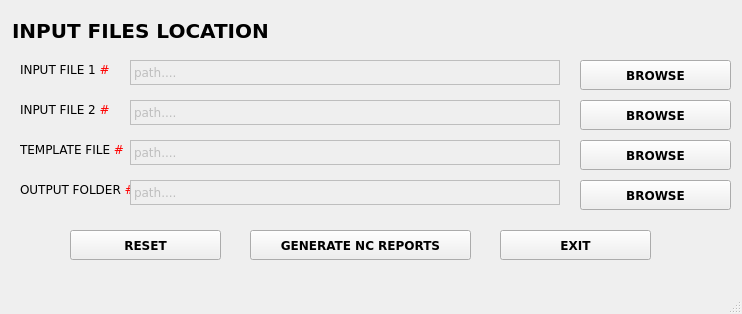
<?xml version="1.0" encoding="UTF-8"?>
<ui version="4.0">
 <class>MainWindow</class>
 <widget class="QMainWindow" name="MainWindow">
  <property name="geometry">
   <rect>
    <x>0</x>
    <y>0</y>
    <width>742</width>
    <height>314</height>
   </rect>
  </property>
  <property name="windowTitle">
   <string>CF34-TOOL</string>
  </property>
  <widget class="QWidget" name="centralwidget">
   <widget class="QLabel" name="label_45">
    <property name="geometry">
     <rect>
      <x>20</x>
      <y>100</y>
      <width>111</width>
      <height>20</height>
     </rect>
    </property>
    <property name="font">
     <font>
      <family>Verdana</family>
      <weight>50</weight>
      <bold>false</bold>
     </font>
    </property>
    <property name="text">
     <string>&lt;html&gt;&lt;head/&gt;&lt;body&gt;&lt;p&gt;INPUT FILE 2 &lt;span style=&quot; color:#ff0000;&quot;&gt;#&lt;/span&gt;&lt;/p&gt;&lt;/body&gt;&lt;/html&gt;</string>
    </property>
   </widget>
   <widget class="QLabel" name="label_51">
    <property name="geometry">
     <rect>
      <x>12</x>
      <y>20</y>
      <width>381</width>
      <height>21</height>
     </rect>
    </property>
    <property name="font">
     <font>
      <family>Verdana</family>
      <pointsize>15</pointsize>
      <weight>75</weight>
      <bold>true</bold>
     </font>
    </property>
    <property name="text">
     <string>INPUT FILES LOCATION</string>
    </property>
   </widget>
   <widget class="QLabel" name="label_48">
    <property name="geometry">
     <rect>
      <x>20</x>
      <y>60</y>
      <width>111</width>
      <height>20</height>
     </rect>
    </property>
    <property name="font">
     <font>
      <family>Verdana</family>
      <weight>50</weight>
      <bold>false</bold>
     </font>
    </property>
    <property name="text">
     <string>&lt;html&gt;&lt;head/&gt;&lt;body&gt;&lt;p&gt;INPUT FILE 1 &lt;span style=&quot; color:#ff0000;&quot;&gt;#&lt;/span&gt;&lt;/p&gt;&lt;/body&gt;&lt;/html&gt;</string>
    </property>
   </widget>
   <widget class="QPushButton" name="browse_input_file_1">
    <property name="geometry">
     <rect>
      <x>580</x>
      <y>60</y>
      <width>151</width>
      <height>30</height>
     </rect>
    </property>
    <property name="font">
     <font>
      <family>Verdana</family>
      <weight>75</weight>
      <bold>true</bold>
     </font>
    </property>
    <property name="text">
     <string>BROWSE</string>
    </property>
   </widget>
   <widget class="QPushButton" name="browse_input_file_2">
    <property name="geometry">
     <rect>
      <x>580</x>
      <y>100</y>
      <width>151</width>
      <height>30</height>
     </rect>
    </property>
    <property name="font">
     <font>
      <family>Verdana</family>
      <weight>75</weight>
      <bold>true</bold>
     </font>
    </property>
    <property name="text">
     <string>BROWSE</string>
    </property>
   </widget>
   <widget class="QLabel" name="input_file_1">
    <property name="enabled">
     <bool>false</bool>
    </property>
    <property name="geometry">
     <rect>
      <x>130</x>
      <y>60</y>
      <width>430</width>
      <height>25</height>
     </rect>
    </property>
    <property name="font">
     <font>
      <family>Verdana</family>
      <weight>50</weight>
      <bold>false</bold>
     </font>
    </property>
    <property name="frameShape">
     <enum>QFrame::Box</enum>
    </property>
    <property name="midLineWidth">
     <number>1</number>
    </property>
    <property name="text">
     <string>path....</string>
    </property>
    <property name="margin">
     <number>1</number>
    </property>
   </widget>
   <widget class="QLabel" name="input_file_2">
    <property name="enabled">
     <bool>false</bool>
    </property>
    <property name="geometry">
     <rect>
      <x>130</x>
      <y>100</y>
      <width>430</width>
      <height>25</height>
     </rect>
    </property>
    <property name="font">
     <font>
      <family>Verdana</family>
      <weight>50</weight>
      <bold>false</bold>
     </font>
    </property>
    <property name="frameShape">
     <enum>QFrame::Box</enum>
    </property>
    <property name="midLineWidth">
     <number>1</number>
    </property>
    <property name="text">
     <string>path....</string>
    </property>
    <property name="margin">
     <number>1</number>
    </property>
   </widget>
   <widget class="QLabel" name="input_ppt_file">
    <property name="enabled">
     <bool>false</bool>
    </property>
    <property name="geometry">
     <rect>
      <x>130</x>
      <y>140</y>
      <width>430</width>
      <height>25</height>
     </rect>
    </property>
    <property name="font">
     <font>
      <family>Verdana</family>
      <weight>50</weight>
      <bold>false</bold>
     </font>
    </property>
    <property name="frameShape">
     <enum>QFrame::Box</enum>
    </property>
    <property name="midLineWidth">
     <number>1</number>
    </property>
    <property name="text">
     <string>path....</string>
    </property>
    <property name="margin">
     <number>1</number>
    </property>
   </widget>
   <widget class="QPushButton" name="browse_input_ppt_file">
    <property name="geometry">
     <rect>
      <x>580</x>
      <y>140</y>
      <width>151</width>
      <height>30</height>
     </rect>
    </property>
    <property name="font">
     <font>
      <family>Verdana</family>
      <weight>75</weight>
      <bold>true</bold>
     </font>
    </property>
    <property name="text">
     <string>BROWSE</string>
    </property>
   </widget>
   <widget class="QLabel" name="label_49">
    <property name="geometry">
     <rect>
      <x>20</x>
      <y>140</y>
      <width>111</width>
      <height>20</height>
     </rect>
    </property>
    <property name="font">
     <font>
      <family>Verdana</family>
      <weight>50</weight>
      <bold>false</bold>
     </font>
    </property>
    <property name="text">
     <string>&lt;html&gt;&lt;head/&gt;&lt;body&gt;&lt;p&gt;TEMPLATE FILE &lt;span style=&quot; color:#ff0000;&quot;&gt;#&lt;/span&gt;&lt;/p&gt;&lt;/body&gt;&lt;/html&gt;</string>
    </property>
   </widget>
   <widget class="QPushButton" name="exit_app">
    <property name="geometry">
     <rect>
      <x>500</x>
      <y>230</y>
      <width>151</width>
      <height>30</height>
     </rect>
    </property>
    <property name="font">
     <font>
      <family>Verdana</family>
      <weight>75</weight>
      <bold>true</bold>
     </font>
    </property>
    <property name="text">
     <string>EXIT</string>
    </property>
   </widget>
   <widget class="QPushButton" name="reset_selections">
    <property name="geometry">
     <rect>
      <x>70</x>
      <y>230</y>
      <width>151</width>
      <height>30</height>
     </rect>
    </property>
    <property name="font">
     <font>
      <family>Verdana</family>
      <weight>75</weight>
      <bold>true</bold>
     </font>
    </property>
    <property name="text">
     <string>RESET</string>
    </property>
   </widget>
   <widget class="QPushButton" name="generate_ppt">
    <property name="geometry">
     <rect>
      <x>250</x>
      <y>230</y>
      <width>221</width>
      <height>30</height>
     </rect>
    </property>
    <property name="font">
     <font>
      <family>Verdana</family>
      <weight>75</weight>
      <bold>true</bold>
     </font>
    </property>
    <property name="text">
     <string>GENERATE NC REPORTS</string>
    </property>
   </widget>
   <widget class="QLabel" name="label_50">
    <property name="geometry">
     <rect>
      <x>20</x>
      <y>180</y>
      <width>111</width>
      <height>20</height>
     </rect>
    </property>
    <property name="font">
     <font>
      <family>Verdana</family>
      <weight>50</weight>
      <bold>false</bold>
     </font>
    </property>
    <property name="text">
     <string>&lt;html&gt;&lt;head/&gt;&lt;body&gt;&lt;p&gt;OUTPUT FOLDER &lt;span style=&quot; color:#ff0000;&quot;&gt;#&lt;/span&gt;&lt;/p&gt;&lt;/body&gt;&lt;/html&gt;</string>
    </property>
   </widget>
   <widget class="QPushButton" name="browse_output_folder">
    <property name="geometry">
     <rect>
      <x>580</x>
      <y>180</y>
      <width>151</width>
      <height>30</height>
     </rect>
    </property>
    <property name="font">
     <font>
      <family>Verdana</family>
      <weight>75</weight>
      <bold>true</bold>
     </font>
    </property>
    <property name="text">
     <string>BROWSE</string>
    </property>
   </widget>
   <widget class="QLabel" name="output_folder">
    <property name="enabled">
     <bool>false</bool>
    </property>
    <property name="geometry">
     <rect>
      <x>130</x>
      <y>180</y>
      <width>430</width>
      <height>25</height>
     </rect>
    </property>
    <property name="font">
     <font>
      <family>Verdana</family>
      <weight>50</weight>
      <bold>false</bold>
     </font>
    </property>
    <property name="frameShape">
     <enum>QFrame::Box</enum>
    </property>
    <property name="midLineWidth">
     <number>1</number>
    </property>
    <property name="text">
     <string>path....</string>
    </property>
    <property name="margin">
     <number>1</number>
    </property>
   </widget>
  </widget>
  <widget class="QMenuBar" name="menubar">
   <property name="geometry">
    <rect>
     <x>0</x>
     <y>0</y>
     <width>742</width>
     <height>21</height>
    </rect>
   </property>
  </widget>
  <widget class="QStatusBar" name="statusbar"/>
 </widget>
 <resources/>
 <connections/>
</ui>
